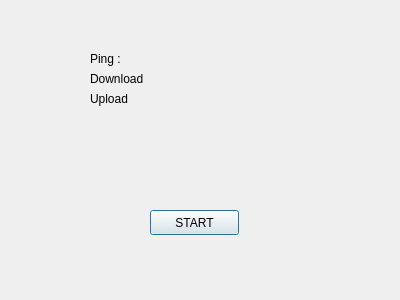
<?xml version="1.0" encoding="UTF-8"?>
<ui version="4.0">
 <class>Dialog</class>
 <widget class="QDialog" name="Dialog">
  <property name="geometry">
   <rect>
    <x>0</x>
    <y>0</y>
    <width>400</width>
    <height>300</height>
   </rect>
  </property>
  <property name="windowTitle">
   <string>Dialog</string>
  </property>
  <widget class="QPushButton" name="pushButton">
   <property name="geometry">
    <rect>
     <x>150</x>
     <y>210</y>
     <width>89</width>
     <height>25</height>
    </rect>
   </property>
   <property name="text">
    <string>START</string>
   </property>
  </widget>
  <widget class="QLabel" name="label">
   <property name="geometry">
    <rect>
     <x>90</x>
     <y>50</y>
     <width>67</width>
     <height>17</height>
    </rect>
   </property>
   <property name="text">
    <string>Ping :</string>
   </property>
  </widget>
  <widget class="QLabel" name="label_4">
   <property name="geometry">
    <rect>
     <x>90</x>
     <y>70</y>
     <width>81</width>
     <height>17</height>
    </rect>
   </property>
   <property name="text">
    <string>Download</string>
   </property>
  </widget>
  <widget class="QLabel" name="label_5">
   <property name="geometry">
    <rect>
     <x>90</x>
     <y>90</y>
     <width>67</width>
     <height>17</height>
    </rect>
   </property>
   <property name="text">
    <string>Upload</string>
   </property>
  </widget>
  <widget class="QLabel" name="label_2">
   <property name="geometry">
    <rect>
     <x>150</x>
     <y>150</y>
     <width>111</width>
     <height>41</height>
    </rect>
   </property>
   <property name="text">
    <string/>
   </property>
  </widget>
  <widget class="QLabel" name="ping">
   <property name="geometry">
    <rect>
     <x>190</x>
     <y>50</y>
     <width>121</width>
     <height>17</height>
    </rect>
   </property>
   <property name="text">
    <string/>
   </property>
  </widget>
  <widget class="QLabel" name="down_load">
   <property name="geometry">
    <rect>
     <x>190</x>
     <y>70</y>
     <width>101</width>
     <height>17</height>
    </rect>
   </property>
   <property name="text">
    <string/>
   </property>
  </widget>
  <widget class="QLabel" name="up_load">
   <property name="geometry">
    <rect>
     <x>190</x>
     <y>90</y>
     <width>141</width>
     <height>17</height>
    </rect>
   </property>
   <property name="text">
    <string/>
   </property>
  </widget>
 </widget>
 <resources/>
 <connections/>
</ui>
